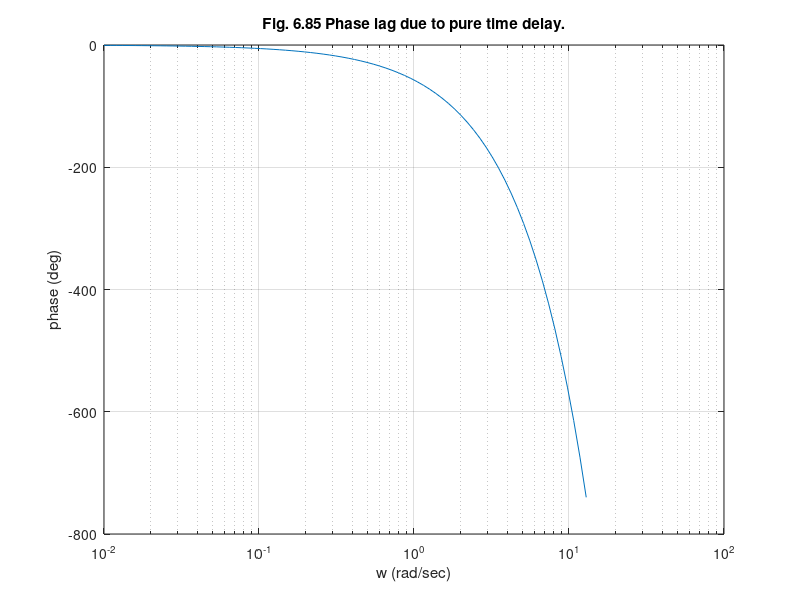

MATLAB code for this plot:
%  Figure 6.85      Feedback Control of Dynamic Systems, 4e
%                   Franklin, Powell, Emami
% 

clear all
close all;

w=logspace(-2,2,100);
ff=180/pi;
ii=1:78;
semilogx(w(ii),-w(ii)*ff);
grid;
xlabel('w (rad/sec)');
ylabel('phase (deg)');
title('Fig. 6.85 Phase lag due to pure time delay.');
